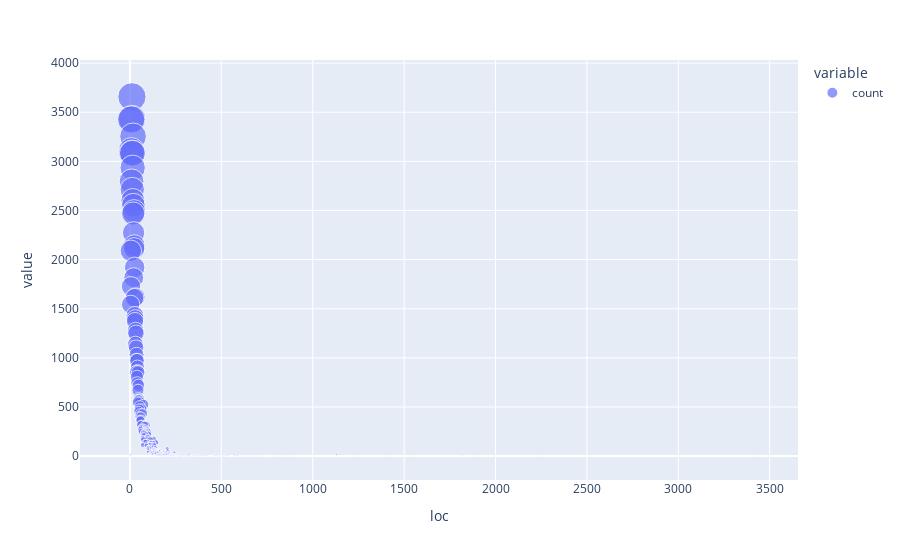

Notebook code cell kept with this figure:
### Code cell
px.scatter(df["loc"].value_counts(), size="value")

### Figure 1 — Plotly figure (JSON) as saved in the notebook; plotly's stock layout.template omitted (floating-point values rounded to 4 significant figures; data arrays with more than 128 entries replaced by an {"elided": "..."} marker saying what was removed)
{"data": [{"hovertemplate": "variable=count<br>loc=%{x}<br>value=%{marker.size}<extra></extra>", "legendgroup": "count", "marker": {"color": "#636efa", "size": {"elided": "378 int values"}, "sizemode": "area", "sizeref": 9.143, "symbol": "circle"}, "mode": "markers", "name": "count", "orientation": "v", "showlegend": true, "type": "scatter", "x": {"elided": "378 int values"}, "xaxis": "x", "y": {"elided": "378 int values"}, "yaxis": "y"}], "layout": {"legend": {"itemsizing": "constant", "title": {"text": "variable"}, "tracegroupgap": 0}, "margin": {"t": 60}, "xaxis": {"anchor": "y", "domain": [0, 1], "title": {"text": "loc"}}, "yaxis": {"anchor": "x", "domain": [0, 1], "title": {"text": "value"}}}}
